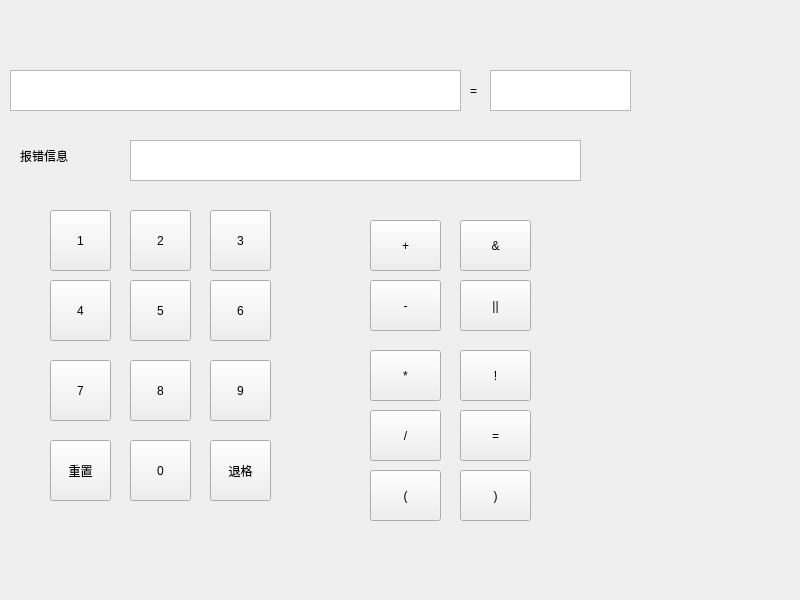
<?xml version="1.0" encoding="UTF-8"?>
<ui version="4.0">
 <class>Calculator</class>
 <widget class="QWidget" name="Calculator">
  <property name="geometry">
   <rect>
    <x>0</x>
    <y>0</y>
    <width>800</width>
    <height>600</height>
   </rect>
  </property>
  <property name="windowTitle">
   <string>Calculator</string>
  </property>
  <widget class="QPushButton" name="num1">
   <property name="geometry">
    <rect>
     <x>50</x>
     <y>210</y>
     <width>61</width>
     <height>61</height>
    </rect>
   </property>
   <property name="text">
    <string>1</string>
   </property>
  </widget>
  <widget class="QTextBrowser" name="input">
   <property name="geometry">
    <rect>
     <x>10</x>
     <y>70</y>
     <width>451</width>
     <height>41</height>
    </rect>
   </property>
  </widget>
  <widget class="QTextBrowser" name="errorMsg">
   <property name="geometry">
    <rect>
     <x>130</x>
     <y>140</y>
     <width>451</width>
     <height>41</height>
    </rect>
   </property>
  </widget>
  <widget class="QLabel" name="label2">
   <property name="geometry">
    <rect>
     <x>20</x>
     <y>140</y>
     <width>121</width>
     <height>31</height>
    </rect>
   </property>
   <property name="text">
    <string>报错信息</string>
   </property>
  </widget>
  <widget class="QLabel" name="label1">
   <property name="geometry">
    <rect>
     <x>470</x>
     <y>80</y>
     <width>54</width>
     <height>21</height>
    </rect>
   </property>
   <property name="text">
    <string>=</string>
   </property>
  </widget>
  <widget class="QTextBrowser" name="output">
   <property name="geometry">
    <rect>
     <x>490</x>
     <y>70</y>
     <width>141</width>
     <height>41</height>
    </rect>
   </property>
  </widget>
  <widget class="QPushButton" name="op1">
   <property name="geometry">
    <rect>
     <x>370</x>
     <y>220</y>
     <width>71</width>
     <height>51</height>
    </rect>
   </property>
   <property name="text">
    <string>+</string>
   </property>
  </widget>
  <widget class="QPushButton" name="num4">
   <property name="geometry">
    <rect>
     <x>50</x>
     <y>280</y>
     <width>61</width>
     <height>61</height>
    </rect>
   </property>
   <property name="text">
    <string>4</string>
   </property>
  </widget>
  <widget class="QPushButton" name="num6">
   <property name="geometry">
    <rect>
     <x>210</x>
     <y>280</y>
     <width>61</width>
     <height>61</height>
    </rect>
   </property>
   <property name="text">
    <string>6</string>
   </property>
  </widget>
  <widget class="QPushButton" name="num9">
   <property name="geometry">
    <rect>
     <x>210</x>
     <y>360</y>
     <width>61</width>
     <height>61</height>
    </rect>
   </property>
   <property name="text">
    <string>9</string>
   </property>
  </widget>
  <widget class="QPushButton" name="backward">
   <property name="geometry">
    <rect>
     <x>210</x>
     <y>440</y>
     <width>61</width>
     <height>61</height>
    </rect>
   </property>
   <property name="text">
    <string>退格</string>
   </property>
  </widget>
  <widget class="QPushButton" name="num2">
   <property name="geometry">
    <rect>
     <x>130</x>
     <y>210</y>
     <width>61</width>
     <height>61</height>
    </rect>
   </property>
   <property name="text">
    <string>2</string>
   </property>
  </widget>
  <widget class="QPushButton" name="num5">
   <property name="geometry">
    <rect>
     <x>130</x>
     <y>280</y>
     <width>61</width>
     <height>61</height>
    </rect>
   </property>
   <property name="text">
    <string>5</string>
   </property>
  </widget>
  <widget class="QPushButton" name="num8">
   <property name="geometry">
    <rect>
     <x>130</x>
     <y>360</y>
     <width>61</width>
     <height>61</height>
    </rect>
   </property>
   <property name="text">
    <string>8</string>
   </property>
  </widget>
  <widget class="QPushButton" name="num0">
   <property name="geometry">
    <rect>
     <x>130</x>
     <y>440</y>
     <width>61</width>
     <height>61</height>
    </rect>
   </property>
   <property name="text">
    <string>0</string>
   </property>
  </widget>
  <widget class="QPushButton" name="clear">
   <property name="geometry">
    <rect>
     <x>50</x>
     <y>440</y>
     <width>61</width>
     <height>61</height>
    </rect>
   </property>
   <property name="text">
    <string>重置</string>
   </property>
  </widget>
  <widget class="QPushButton" name="num7">
   <property name="geometry">
    <rect>
     <x>50</x>
     <y>360</y>
     <width>61</width>
     <height>61</height>
    </rect>
   </property>
   <property name="text">
    <string>7</string>
   </property>
  </widget>
  <widget class="QPushButton" name="num3">
   <property name="geometry">
    <rect>
     <x>210</x>
     <y>210</y>
     <width>61</width>
     <height>61</height>
    </rect>
   </property>
   <property name="text">
    <string>3</string>
   </property>
  </widget>
  <widget class="QPushButton" name="op2">
   <property name="geometry">
    <rect>
     <x>370</x>
     <y>280</y>
     <width>71</width>
     <height>51</height>
    </rect>
   </property>
   <property name="text">
    <string>-</string>
   </property>
  </widget>
  <widget class="QPushButton" name="op6">
   <property name="geometry">
    <rect>
     <x>460</x>
     <y>280</y>
     <width>71</width>
     <height>51</height>
    </rect>
   </property>
   <property name="text">
    <string>||</string>
   </property>
  </widget>
  <widget class="QPushButton" name="op5">
   <property name="geometry">
    <rect>
     <x>460</x>
     <y>220</y>
     <width>71</width>
     <height>51</height>
    </rect>
   </property>
   <property name="text">
    <string>&amp;&amp;</string>
   </property>
  </widget>
  <widget class="QPushButton" name="op4">
   <property name="geometry">
    <rect>
     <x>370</x>
     <y>410</y>
     <width>71</width>
     <height>51</height>
    </rect>
   </property>
   <property name="text">
    <string>/</string>
   </property>
  </widget>
  <widget class="QPushButton" name="op3">
   <property name="geometry">
    <rect>
     <x>370</x>
     <y>350</y>
     <width>71</width>
     <height>51</height>
    </rect>
   </property>
   <property name="text">
    <string>*</string>
   </property>
  </widget>
  <widget class="QPushButton" name="op8">
   <property name="geometry">
    <rect>
     <x>460</x>
     <y>410</y>
     <width>71</width>
     <height>51</height>
    </rect>
   </property>
   <property name="text">
    <string>=</string>
   </property>
  </widget>
  <widget class="QPushButton" name="op7">
   <property name="geometry">
    <rect>
     <x>460</x>
     <y>350</y>
     <width>71</width>
     <height>51</height>
    </rect>
   </property>
   <property name="text">
    <string>!</string>
   </property>
  </widget>
  <widget class="QPushButton" name="op10">
   <property name="geometry">
    <rect>
     <x>460</x>
     <y>470</y>
     <width>71</width>
     <height>51</height>
    </rect>
   </property>
   <property name="text">
    <string>)</string>
   </property>
  </widget>
  <widget class="QPushButton" name="op9">
   <property name="geometry">
    <rect>
     <x>370</x>
     <y>470</y>
     <width>71</width>
     <height>51</height>
    </rect>
   </property>
   <property name="text">
    <string>(</string>
   </property>
  </widget>
 </widget>
 <resources/>
 <connections/>
</ui>
